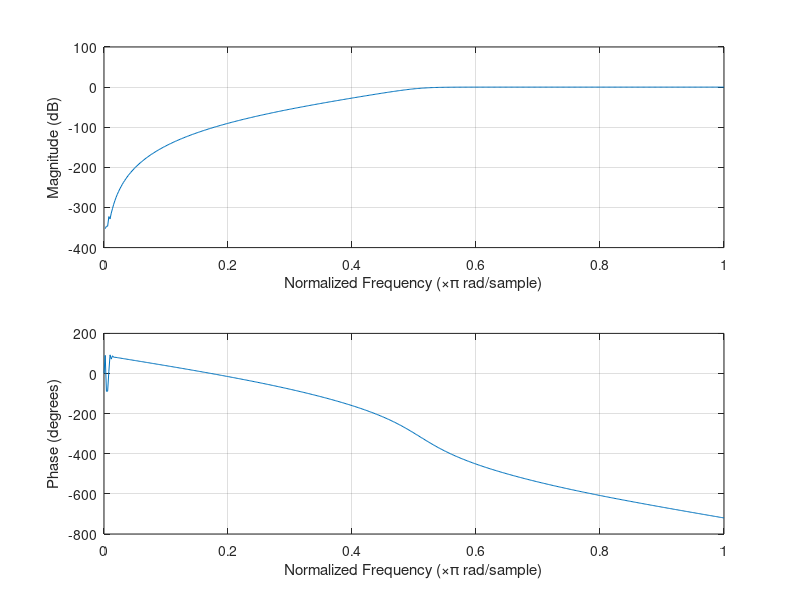

Here is the MATLAB script that generated this plot:
Fs = 3000;
wp = 800/(Fs/2);
ws = 500/(Fs/2);

[N, Wn] = buttord(wp, ws, 1, 45);
[b, a] = butter(N, Wn, 'high');

freqz(b, a);
